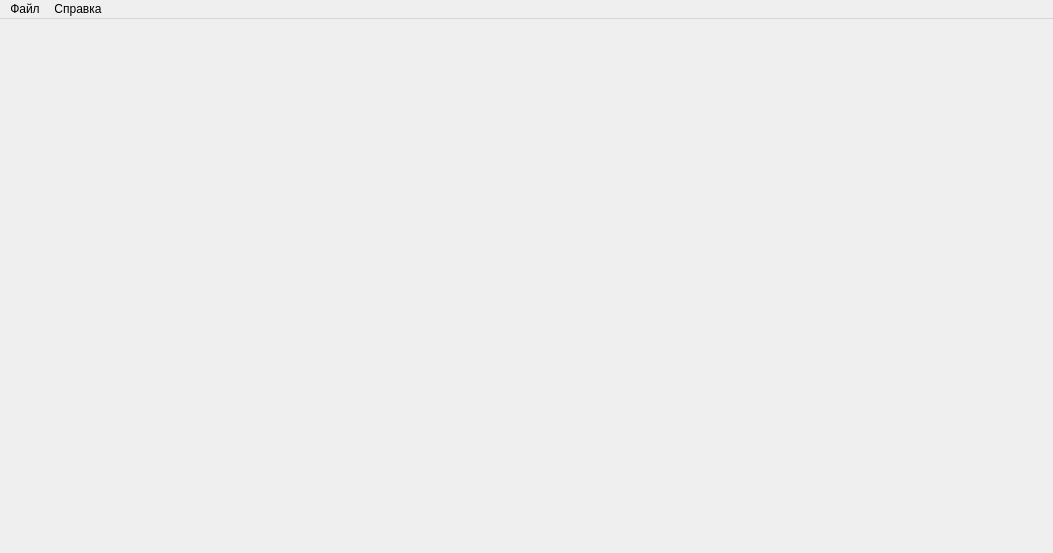
<?xml version="1.0" encoding="UTF-8"?>
<ui version="4.0">
 <class>Window</class>
 <widget class="QMainWindow" name="Window">
  <property name="geometry">
   <rect>
    <x>0</x>
    <y>0</y>
    <width>1053</width>
    <height>553</height>
   </rect>
  </property>
  <property name="windowTitle">
   <string>QTutorial 1.0</string>
  </property>
  <widget class="QWidget" name="centralWidget">
   <layout class="QGridLayout" name="gridLayout_3"/>
  </widget>
  <widget class="QMenuBar" name="menuBar">
   <property name="geometry">
    <rect>
     <x>0</x>
     <y>0</y>
     <width>1053</width>
     <height>21</height>
    </rect>
   </property>
   <widget class="QMenu" name="menuFile">
    <property name="title">
     <string>Файл</string>
    </property>
    <addaction name="actionExit"/>
   </widget>
   <widget class="QMenu" name="menuHelp">
    <property name="title">
     <string>Справка</string>
    </property>
    <addaction name="actionAbout"/>
   </widget>
   <addaction name="menuFile"/>
   <addaction name="menuHelp"/>
  </widget>
  <action name="actionExit">
   <property name="text">
    <string>Выход</string>
   </property>
   <property name="shortcut">
    <string>Ctrl+Q</string>
   </property>
  </action>
  <action name="actionAbout">
   <property name="text">
    <string>О программе...</string>
   </property>
  </action>
 </widget>
 <layoutdefault spacing="6" margin="11"/>
 <resources/>
 <connections>
  <connection>
   <sender>actionExit</sender>
   <signal>triggered()</signal>
   <receiver>Window</receiver>
   <slot>close()</slot>
   <hints>
    <hint type="sourcelabel">
     <x>-1</x>
     <y>-1</y>
    </hint>
    <hint type="destinationlabel">
     <x>526</x>
     <y>276</y>
    </hint>
   </hints>
  </connection>
 </connections>
</ui>
